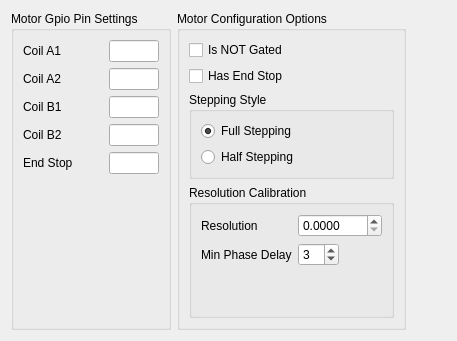
       <widget class="QWidget" name="tpXAxis">
        <attribute name="title">
         <string>X Axis</string>
        </attribute>
        <layout class="QVBoxLayout" name="verticalLayout_2">
         <item>
          <layout class="QGridLayout" name="gridLayout_2">
           <item row="0" column="0">
            <widget class="QGroupBox" name="groupBox">
             <property name="title">
              <string>Motor Gpio Pin Settings</string>
             </property>
             <layout class="QVBoxLayout" name="verticalLayout_3">
              <item>
               <layout class="QFormLayout" name="flXCoils">
                <property name="fieldGrowthPolicy">
                 <enum>QFormLayout::FieldsStayAtSizeHint</enum>
                </property>
                <item row="0" column="0">
                 <widget class="QLabel" name="label">
                  <property name="minimumSize">
                   <size>
                    <width>80</width>
                    <height>0</height>
                   </size>
                  </property>
                  <property name="text">
                   <string>Coil A1</string>
                  </property>
                 </widget>
                </item>
                <item row="0" column="1">
                 <widget class="QLineEdit" name="leA1_X">
                  <property name="sizePolicy">
                   <sizepolicy hsizetype="Fixed" vsizetype="Fixed">
                    <horstretch>0</horstretch>
                    <verstretch>0</verstretch>
                   </sizepolicy>
                  </property>
                  <property name="maximumSize">
                   <size>
                    <width>50</width>
                    <height>16777215</height>
                   </size>
                  </property>
                  <property name="inputMask">
                   <string>00</string>
                  </property>
                  <property name="maxLength">
                   <number>2</number>
                  </property>
                 </widget>
                </item>
                <item row="1" column="0">
                 <widget class="QLabel" name="label_2">
                  <property name="minimumSize">
                   <size>
                    <width>80</width>
                    <height>0</height>
                   </size>
                  </property>
                  <property name="text">
                   <string>Coil A2</string>
                  </property>
                 </widget>
                </item>
                <item row="1" column="1">
                 <widget class="QLineEdit" name="leA2_X">
                  <property name="sizePolicy">
                   <sizepolicy hsizetype="Fixed" vsizetype="Fixed">
                    <horstretch>0</horstretch>
                    <verstretch>0</verstretch>
                   </sizepolicy>
                  </property>
                  <property name="maximumSize">
                   <size>
                    <width>50</width>
                    <height>16777215</height>
                   </size>
                  </property>
                  <property name="inputMask">
                   <string>00</string>
                  </property>
                  <property name="maxLength">
                   <number>2</number>
                  </property>
                 </widget>
                </item>
                <item row="2" column="0">
                 <widget class="QLabel" name="label_3">
                  <property name="minimumSize">
                   <size>
                    <width>80</width>
                    <height>0</height>
                   </size>
                  </property>
                  <property name="text">
                   <string>Coil B1</string>
                  </property>
                 </widget>
                </item>
                <item row="2" column="1">
                 <widget class="QLineEdit" name="leB1_X">
                  <property name="sizePolicy">
                   <sizepolicy hsizetype="Fixed" vsizetype="Fixed">
                    <horstretch>0</horstretch>
                    <verstretch>0</verstretch>
                   </sizepolicy>
                  </property>
                  <property name="maximumSize">
                   <size>
                    <width>50</width>
                    <height>16777215</height>
                   </size>
                  </property>
                  <property name="inputMask">
                   <string>00</string>
                  </property>
                  <property name="maxLength">
                   <number>2</number>
                  </property>
                 </widget>
                </item>
                <item row="3" column="0">
                 <widget class="QLabel" name="label_4">
                  <property name="minimumSize">
                   <size>
                    <width>80</width>
                    <height>0</height>
                   </size>
                  </property>
                  <property name="text">
                   <string>Coil B2</string>
                  </property>
                 </widget>
                </item>
                <item row="3" column="1">
                 <widget class="QLineEdit" name="leB2_X">
                  <property name="sizePolicy">
                   <sizepolicy hsizetype="Fixed" vsizetype="Fixed">
                    <horstretch>0</horstretch>
                    <verstretch>0</verstretch>
                   </sizepolicy>
                  </property>
                  <property name="maximumSize">
                   <size>
                    <width>50</width>
                    <height>16777215</height>
                   </size>
                  </property>
                  <property name="inputMask">
                   <string>00</string>
                  </property>
                  <property name="maxLength">
                   <number>2</number>
                  </property>
                 </widget>
                </item>
                <item row="4" column="0">
                 <widget class="QLabel" name="lblEnableX">
                  <property name="minimumSize">
                   <size>
                    <width>80</width>
                    <height>0</height>
                   </size>
                  </property>
                  <property name="text">
                   <string>End Stop</string>
                  </property>
                 </widget>
                </item>
                <item row="4" column="1">
                 <widget class="QLineEdit" name="leEnableX">
                  <property name="maximumSize">
                   <size>
                    <width>50</width>
                    <height>16777215</height>
                   </size>
                  </property>
                  <property name="inputMask">
                   <string>00</string>
                  </property>
                 </widget>
                </item>
               </layout>
              </item>
              <item>
               <spacer name="verticalSpacer">
                <property name="orientation">
                 <enum>Qt::Vertical</enum>
                </property>
                <property name="sizeHint" stdset="0">
                 <size>
                  <width>20</width>
                  <height>40</height>
                 </size>
                </property>
               </spacer>
              </item>
             </layout>
            </widget>
           </item>
           <item row="0" column="2">
            <widget class="QGroupBox" name="groupBox_2">
             <property name="title">
              <string>Motor Configuration Options</string>
             </property>
             <layout class="QVBoxLayout" name="verticalLayout_4">
              <item>
               <widget class="QCheckBox" name="chkNOTX">
                <property name="toolTip">
                 <string>Select this option if your motors are tied to HEX inverters.</string>
                </property>
                <property name="text">
                 <string>Is NOT Gated</string>
                </property>
               </widget>
              </item>
              <item>
               <widget class="QCheckBox" name="chkEnableX">
                <property name="toolTip">
                 <string>&lt;html&gt;&lt;head/&gt;&lt;body&gt;&lt;p&gt;Select this option to enable/disable this motor  based upon hardware insted of software.&lt;/p&gt;&lt;/body&gt;&lt;/html&gt;</string>
                </property>
                <property name="text">
                 <string>Has End Stop</string>
                </property>
               </widget>
              </item>
              <item>
               <widget class="QGroupBox" name="groupBox_3">
                <property name="title">
                 <string>Stepping Style</string>
                </property>
                <layout class="QVBoxLayout" name="verticalLayout_5">
                 <item>
                  <widget class="QRadioButton" name="rbFullX">
                   <property name="toolTip">
                    <string>Full stepping provides maximum torque.</string>
                   </property>
                   <property name="text">
                    <string>Full Stepping</string>
                   </property>
                   <property name="checked">
                    <bool>true</bool>
                   </property>
                  </widget>
                 </item>
                 <item>
                  <widget class="QRadioButton" name="rbHalfX">
                   <property name="toolTip">
                    <string>&lt;html&gt;&lt;head/&gt;&lt;body&gt;&lt;p&gt;Half stepping increases the resolution of the motor but the torque will be inconsistent.&lt;/p&gt;&lt;/body&gt;&lt;/html&gt;</string>
                   </property>
                   <property name="text">
                    <string>Half Stepping</string>
                   </property>
                  </widget>
                 </item>
                </layout>
               </widget>
              </item>
              <item>
               <widget class="QGroupBox" name="groupBox_13">
                <property name="title">
                 <string>Resolution Calibration</string>
                </property>
                <layout class="QVBoxLayout" name="verticalLayout_19">
                 <item>
                  <layout class="QFormLayout" name="formLayout">
                   <property name="sizeConstraint">
                    <enum>QLayout::SetMaximumSize</enum>
                   </property>
                   <property name="fieldGrowthPolicy">
                    <enum>QFormLayout::FieldsStayAtSizeHint</enum>
                   </property>
                   <item row="0" column="0">
                    <widget class="QLabel" name="label_17">
                     <property name="toolTip">
                      <string>&lt;html&gt;&lt;head/&gt;&lt;body&gt;&lt;p&gt;The resolution is the ratio of steps to distance for this axis of the printer.&lt;/p&gt;&lt;p&gt;The resolution allows the software to calibrate its moves based on the G-Code values.&lt;br/&gt;Launch the resolution calculator to determine the correct value for this axis.&lt;/p&gt;&lt;/body&gt;&lt;/html&gt;</string>
                     </property>
                     <property name="text">
                      <string>Resolution</string>
                     </property>
                    </widget>
                   </item>
                   <item row="0" column="1">
                    <widget class="QDoubleSpinBox" name="dsbResX">
                     <property name="toolTip">
                      <string>&lt;html&gt;&lt;head/&gt;&lt;body&gt;&lt;p&gt;The resolution is the ratio of steps to distance for this axis of the printer.&lt;/p&gt;&lt;p&gt;The resolution allows the software to calibrate its moves based on the G-Code values.&lt;br/&gt;Launch the resolution calculator to determine the correct value for this axis.&lt;/p&gt;&lt;/body&gt;&lt;/html&gt;</string>
                     </property>
                     <property name="decimals">
                      <number>4</number>
                     </property>
                     <property name="maximum">
                      <double>9999.989999999999782</double>
                     </property>
                     <property name="singleStep">
                      <double>0.010000000000000</double>
                     </property>
                    </widget>
                   </item>
                   <item row="1" column="0">
                    <widget class="QLabel" name="minPhaseDelayLabel">
                     <property name="toolTip">
                      <string>This is the minimum amount of time (in Milliseconds)&lt;br/&gt;between motor steps. If your Stepper motors aren't responding well to&lt;br/&gt;move commands, try increasing this delay.</string>
                     </property>
                     <property name="text">
                      <string>Min Phase Delay</string>
                     </property>
                    </widget>
                   </item>
                   <item row="1" column="1">
                    <widget class="QSpinBox" name="seMinDelayX">
                     <property name="value">
                      <number>3</number>
                     </property>
                    </widget>
                   </item>
                  </layout>
                 </item>
                 <item>
                  <spacer name="verticalSpacer_5">
                   <property name="orientation">
                    <enum>Qt::Vertical</enum>
                   </property>
                   <property name="sizeHint" stdset="0">
                    <size>
                     <width>20</width>
                     <height>40</height>
                    </size>
                   </property>
                  </spacer>
                 </item>
                </layout>
               </widget>
              </item>
             </layout>
             <zorder>groupBox_3</zorder>
             <zorder>chkNOTX</zorder>
             <zorder>groupBox_13</zorder>
             <zorder>chkEnableX</zorder>
            </widget>
           </item>
           <item row="0" column="3">
            <spacer name="horizontalSpacer">
             <property name="orientation">
              <enum>Qt::Horizontal</enum>
             </property>
             <property name="sizeHint" stdset="0">
              <size>
               <width>40</width>
               <height>20</height>
              </size>
             </property>
            </spacer>
           </item>
          </layout>
         </item>
        </layout>
       </widget>
